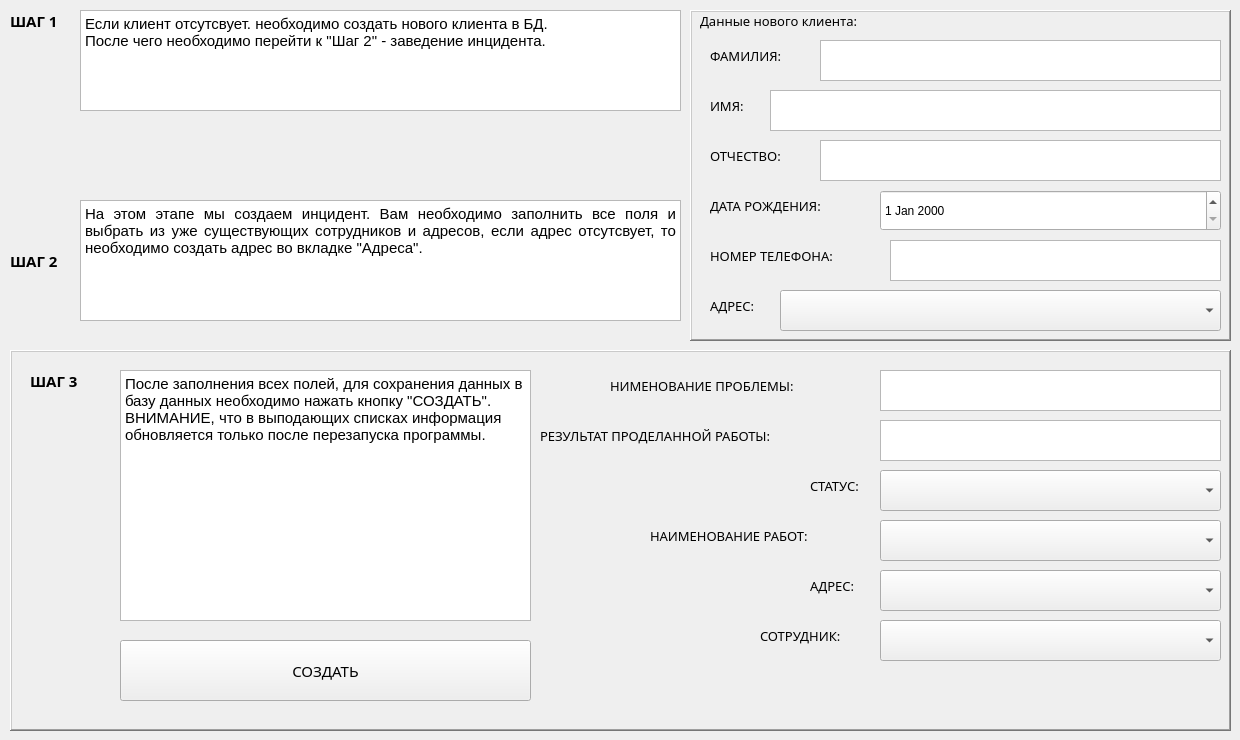
     <widget class="QWidget" name="tab_8">
      <attribute name="title">
       <string>Обращение нового клиента</string>
      </attribute>
      <widget class="QLabel" name="label_27">
       <property name="geometry">
        <rect>
         <x>700</x>
         <y>10</y>
         <width>241</width>
         <height>21</height>
        </rect>
       </property>
       <property name="font">
        <font>
         <family>Montserrat</family>
         <pointsize>10</pointsize>
        </font>
       </property>
       <property name="text">
        <string>Данные нового клиента:</string>
       </property>
      </widget>
      <widget class="QPlainTextEdit" name="plainTextEdit_21">
       <property name="geometry">
        <rect>
         <x>820</x>
         <y>40</y>
         <width>401</width>
         <height>41</height>
        </rect>
       </property>
      </widget>
      <widget class="QLabel" name="label_33">
       <property name="geometry">
        <rect>
         <x>710</x>
         <y>90</y>
         <width>111</width>
         <height>31</height>
        </rect>
       </property>
       <property name="font">
        <font>
         <family>Montserrat</family>
         <pointsize>10</pointsize>
        </font>
       </property>
       <property name="text">
        <string>ИМЯ:</string>
       </property>
      </widget>
      <widget class="QPlainTextEdit" name="plainTextEdit_22">
       <property name="geometry">
        <rect>
         <x>890</x>
         <y>240</y>
         <width>331</width>
         <height>41</height>
        </rect>
       </property>
      </widget>
      <widget class="QLabel" name="label_34">
       <property name="geometry">
        <rect>
         <x>710</x>
         <y>140</y>
         <width>141</width>
         <height>31</height>
        </rect>
       </property>
       <property name="font">
        <font>
         <family>Montserrat</family>
         <pointsize>10</pointsize>
        </font>
       </property>
       <property name="text">
        <string>ОТЧЕСТВО:</string>
       </property>
      </widget>
      <widget class="QPlainTextEdit" name="plainTextEdit_24">
       <property name="geometry">
        <rect>
         <x>770</x>
         <y>90</y>
         <width>451</width>
         <height>41</height>
        </rect>
       </property>
      </widget>
      <widget class="QPlainTextEdit" name="plainTextEdit_25">
       <property name="geometry">
        <rect>
         <x>820</x>
         <y>140</y>
         <width>401</width>
         <height>41</height>
        </rect>
       </property>
      </widget>
      <widget class="QLabel" name="label_35">
       <property name="geometry">
        <rect>
         <x>710</x>
         <y>290</y>
         <width>121</width>
         <height>31</height>
        </rect>
       </property>
       <property name="font">
        <font>
         <family>Montserrat</family>
         <pointsize>10</pointsize>
        </font>
       </property>
       <property name="text">
        <string>АДРЕС:</string>
       </property>
      </widget>
      <widget class="QLabel" name="label_36">
       <property name="geometry">
        <rect>
         <x>710</x>
         <y>40</y>
         <width>111</width>
         <height>31</height>
        </rect>
       </property>
       <property name="font">
        <font>
         <family>Montserrat</family>
         <pointsize>10</pointsize>
        </font>
       </property>
       <property name="text">
        <string>ФАМИЛИЯ:</string>
       </property>
      </widget>
      <widget class="QLabel" name="label_37">
       <property name="geometry">
        <rect>
         <x>710</x>
         <y>190</y>
         <width>201</width>
         <height>31</height>
        </rect>
       </property>
       <property name="font">
        <font>
         <family>Montserrat</family>
         <pointsize>10</pointsize>
        </font>
       </property>
       <property name="text">
        <string>ДАТА РОЖДЕНИЯ:</string>
       </property>
      </widget>
      <widget class="QLabel" name="label_38">
       <property name="geometry">
        <rect>
         <x>710</x>
         <y>240</y>
         <width>201</width>
         <height>31</height>
        </rect>
       </property>
       <property name="font">
        <font>
         <family>Montserrat</family>
         <pointsize>10</pointsize>
        </font>
       </property>
       <property name="text">
        <string>НОМЕР ТЕЛЕФОНА:</string>
       </property>
      </widget>
      <widget class="QLabel" name="label_39">
       <property name="geometry">
        <rect>
         <x>10</x>
         <y>10</y>
         <width>71</width>
         <height>21</height>
        </rect>
       </property>
       <property name="font">
        <font>
         <family>Montserrat</family>
         <pointsize>11</pointsize>
         <weight>75</weight>
         <bold>true</bold>
        </font>
       </property>
       <property name="text">
        <string>ШАГ 1</string>
       </property>
      </widget>
      <widget class="QTextBrowser" name="textBrowser_4">
       <property name="geometry">
        <rect>
         <x>80</x>
         <y>10</y>
         <width>601</width>
         <height>101</height>
        </rect>
       </property>
       <property name="html">
        <string>&lt;!DOCTYPE HTML PUBLIC &quot;-//W3C//DTD HTML 4.0//EN&quot; &quot;http://www.w3.org/TR/REC-html40/strict.dtd&quot;&gt;
&lt;html&gt;&lt;head&gt;&lt;meta name=&quot;qrichtext&quot; content=&quot;1&quot; /&gt;&lt;style type=&quot;text/css&quot;&gt;
p, li { white-space: pre-wrap; }
&lt;/style&gt;&lt;/head&gt;&lt;body style=&quot; font-family:'MS Shell Dlg 2'; font-size:7.8pt; font-weight:400; font-style:normal;&quot;&gt;
&lt;p align=&quot;justify&quot; style=&quot; margin-top:0px; margin-bottom:0px; margin-left:0px; margin-right:0px; -qt-block-indent:0; text-indent:0px;&quot;&gt;&lt;span style=&quot; font-size:11pt;&quot;&gt;Если клиент отсутсвует. необходимо создать нового клиента в БД.&lt;br /&gt;После чего необходимо перейти к &amp;quot;Шаг 2&amp;quot; - заведение инцидента.&lt;/span&gt;&lt;/p&gt;&lt;/body&gt;&lt;/html&gt;</string>
       </property>
      </widget>
      <widget class="QLabel" name="label_40">
       <property name="geometry">
        <rect>
         <x>10</x>
         <y>250</y>
         <width>71</width>
         <height>21</height>
        </rect>
       </property>
       <property name="font">
        <font>
         <family>Montserrat</family>
         <pointsize>11</pointsize>
         <weight>75</weight>
         <bold>true</bold>
        </font>
       </property>
       <property name="text">
        <string>ШАГ 2</string>
       </property>
      </widget>
      <widget class="QTextBrowser" name="textBrowser_5">
       <property name="geometry">
        <rect>
         <x>80</x>
         <y>200</y>
         <width>601</width>
         <height>121</height>
        </rect>
       </property>
       <property name="html">
        <string>&lt;!DOCTYPE HTML PUBLIC &quot;-//W3C//DTD HTML 4.0//EN&quot; &quot;http://www.w3.org/TR/REC-html40/strict.dtd&quot;&gt;
&lt;html&gt;&lt;head&gt;&lt;meta name=&quot;qrichtext&quot; content=&quot;1&quot; /&gt;&lt;style type=&quot;text/css&quot;&gt;
p, li { white-space: pre-wrap; }
&lt;/style&gt;&lt;/head&gt;&lt;body style=&quot; font-family:'MS Shell Dlg 2'; font-size:7.8pt; font-weight:400; font-style:normal;&quot;&gt;
&lt;p align=&quot;justify&quot; style=&quot; margin-top:0px; margin-bottom:0px; margin-left:0px; margin-right:0px; -qt-block-indent:0; text-indent:0px;&quot;&gt;&lt;span style=&quot; font-size:11pt;&quot;&gt;На этом этапе мы создаем инцидент. Вам необходимо заполнить все поля и выбрать из уже существующих сотрудников и адресов, если адрес отсутсвует, то необходимо создать адрес во вкладке &amp;quot;Адреса&amp;quot;. &lt;/span&gt;&lt;/p&gt;&lt;/body&gt;&lt;/html&gt;</string>
       </property>
      </widget>
      <widget class="QFrame" name="frame">
       <property name="geometry">
        <rect>
         <x>10</x>
         <y>350</y>
         <width>1221</width>
         <height>381</height>
        </rect>
       </property>
       <property name="frameShape">
        <enum>QFrame::WinPanel</enum>
       </property>
       <property name="frameShadow">
        <enum>QFrame::Raised</enum>
       </property>
       <widget class="QPlainTextEdit" name="plainTextEdit_27">
        <property name="geometry">
         <rect>
          <x>870</x>
          <y>70</y>
          <width>341</width>
          <height>41</height>
         </rect>
        </property>
       </widget>
       <widget class="QPlainTextEdit" name="plainTextEdit_33">
        <property name="geometry">
         <rect>
          <x>870</x>
          <y>20</y>
          <width>341</width>
          <height>41</height>
         </rect>
        </property>
       </widget>
       <widget class="QLabel" name="label_41">
        <property name="geometry">
         <rect>
          <x>600</x>
          <y>20</y>
          <width>301</width>
          <height>31</height>
         </rect>
        </property>
        <property name="font">
         <font>
          <family>Montserrat</family>
          <pointsize>10</pointsize>
         </font>
        </property>
        <property name="text">
         <string>НИМЕНОВАНИЕ ПРОБЛЕМЫ:</string>
        </property>
       </widget>
       <widget class="QLabel" name="label_42">
        <property name="geometry">
         <rect>
          <x>530</x>
          <y>70</y>
          <width>351</width>
          <height>31</height>
         </rect>
        </property>
        <property name="font">
         <font>
          <family>Montserrat</family>
          <pointsize>10</pointsize>
         </font>
        </property>
        <property name="text">
         <string>РЕЗУЛЬТАТ ПРОДЕЛАННОЙ РАБОТЫ:</string>
        </property>
       </widget>
       <widget class="QLabel" name="label_43">
        <property name="geometry">
         <rect>
          <x>750</x>
          <y>270</y>
          <width>351</width>
          <height>31</height>
         </rect>
        </property>
        <property name="font">
         <font>
          <family>Montserrat</family>
          <pointsize>10</pointsize>
         </font>
        </property>
        <property name="text">
         <string>СОТРУДНИК:</string>
        </property>
       </widget>
       <widget class="QLabel" name="label_44">
        <property name="geometry">
         <rect>
          <x>800</x>
          <y>120</y>
          <width>351</width>
          <height>31</height>
         </rect>
        </property>
        <property name="font">
         <font>
          <family>Montserrat</family>
          <pointsize>10</pointsize>
         </font>
        </property>
        <property name="text">
         <string>СТАТУС:</string>
        </property>
       </widget>
       <widget class="QLabel" name="label_45">
        <property name="geometry">
         <rect>
          <x>640</x>
          <y>170</y>
          <width>351</width>
          <height>31</height>
         </rect>
        </property>
        <property name="font">
         <font>
          <family>Montserrat</family>
          <pointsize>10</pointsize>
         </font>
        </property>
        <property name="text">
         <string>НАИМЕНОВАНИЕ РАБОТ:</string>
        </property>
       </widget>
       <widget class="QLabel" name="label_46">
        <property name="geometry">
         <rect>
          <x>800</x>
          <y>220</y>
          <width>351</width>
          <height>31</height>
         </rect>
        </property>
        <property name="font">
         <font>
          <family>Montserrat</family>
          <pointsize>10</pointsize>
         </font>
        </property>
        <property name="text">
         <string>АДРЕС:</string>
        </property>
       </widget>
       <widget class="QLabel" name="label_48">
        <property name="geometry">
         <rect>
          <x>20</x>
          <y>20</y>
          <width>71</width>
          <height>21</height>
         </rect>
        </property>
        <property name="font">
         <font>
          <family>Montserrat</family>
          <pointsize>11</pointsize>
          <weight>75</weight>
          <bold>true</bold>
         </font>
        </property>
        <property name="text">
         <string>ШАГ 3</string>
        </property>
       </widget>
       <widget class="QTextBrowser" name="textBrowser_6">
        <property name="geometry">
         <rect>
          <x>110</x>
          <y>20</y>
          <width>411</width>
          <height>251</height>
         </rect>
        </property>
        <property name="html">
         <string>&lt;!DOCTYPE HTML PUBLIC &quot;-//W3C//DTD HTML 4.0//EN&quot; &quot;http://www.w3.org/TR/REC-html40/strict.dtd&quot;&gt;
&lt;html&gt;&lt;head&gt;&lt;meta name=&quot;qrichtext&quot; content=&quot;1&quot; /&gt;&lt;style type=&quot;text/css&quot;&gt;
p, li { white-space: pre-wrap; }
&lt;/style&gt;&lt;/head&gt;&lt;body style=&quot; font-family:'MS Shell Dlg 2'; font-size:7.8pt; font-weight:400; font-style:normal;&quot;&gt;
&lt;p style=&quot; margin-top:0px; margin-bottom:0px; margin-left:0px; margin-right:0px; -qt-block-indent:0; text-indent:0px;&quot;&gt;&lt;span style=&quot; font-size:11pt;&quot;&gt;После заполнения всех полей, для сохранения данных в базу данных необходимо нажать кнопку &amp;quot;СОЗДАТЬ&amp;quot;. &lt;br /&gt;ВНИМАНИЕ, что в выподающих списках информация обновляется только после перезапуска программы.&lt;/span&gt;&lt;/p&gt;&lt;/body&gt;&lt;/html&gt;</string>
        </property>
       </widget>
       <widget class="QPushButton" name="pushButton_12">
        <property name="geometry">
         <rect>
          <x>110</x>
          <y>290</y>
          <width>411</width>
          <height>61</height>
         </rect>
        </property>
        <property name="font">
         <font>
          <family>Montserrat</family>
          <pointsize>11</pointsize>
         </font>
        </property>
        <property name="text">
         <string>СОЗДАТЬ</string>
        </property>
       </widget>
       <widget class="QComboBox" name="comboBox">
        <property name="geometry">
         <rect>
          <x>870</x>
          <y>120</y>
          <width>341</width>
          <height>41</height>
         </rect>
        </property>
        <property name="contextMenuPolicy">
         <enum>Qt::NoContextMenu</enum>
        </property>
        <property name="maxVisibleItems">
         <number>20</number>
        </property>
       </widget>
       <widget class="QComboBox" name="comboBox_2">
        <property name="geometry">
         <rect>
          <x>870</x>
          <y>170</y>
          <width>341</width>
          <height>41</height>
         </rect>
        </property>
       </widget>
       <widget class="QComboBox" name="comboBox_3">
        <property name="geometry">
         <rect>
          <x>870</x>
          <y>220</y>
          <width>341</width>
          <height>41</height>
         </rect>
        </property>
       </widget>
       <widget class="QComboBox" name="comboBox_4">
        <property name="geometry">
         <rect>
          <x>870</x>
          <y>270</y>
          <width>341</width>
          <height>41</height>
         </rect>
        </property>
       </widget>
      </widget>
      <widget class="QFrame" name="frame_2">
       <property name="geometry">
        <rect>
         <x>690</x>
         <y>10</y>
         <width>541</width>
         <height>331</height>
        </rect>
       </property>
       <property name="frameShape">
        <enum>QFrame::WinPanel</enum>
       </property>
       <property name="frameShadow">
        <enum>QFrame::Raised</enum>
       </property>
       <property name="lineWidth">
        <number>1</number>
       </property>
       <property name="midLineWidth">
        <number>1</number>
       </property>
       <widget class="QDateEdit" name="dateEdit_2">
        <property name="geometry">
         <rect>
          <x>190</x>
          <y>180</y>
          <width>341</width>
          <height>41</height>
         </rect>
        </property>
       </widget>
       <widget class="QComboBox" name="comboBox_5">
        <property name="geometry">
         <rect>
          <x>90</x>
          <y>280</y>
          <width>441</width>
          <height>41</height>
         </rect>
        </property>
       </widget>
      </widget>
      <zorder>frame_2</zorder>
      <zorder>label_27</zorder>
      <zorder>plainTextEdit_21</zorder>
      <zorder>label_33</zorder>
      <zorder>plainTextEdit_22</zorder>
      <zorder>label_34</zorder>
      <zorder>plainTextEdit_24</zorder>
      <zorder>plainTextEdit_25</zorder>
      <zorder>label_35</zorder>
      <zorder>label_36</zorder>
      <zorder>label_37</zorder>
      <zorder>label_38</zorder>
      <zorder>label_39</zorder>
      <zorder>textBrowser_4</zorder>
      <zorder>label_40</zorder>
      <zorder>textBrowser_5</zorder>
      <zorder>frame</zorder>
     </widget>
